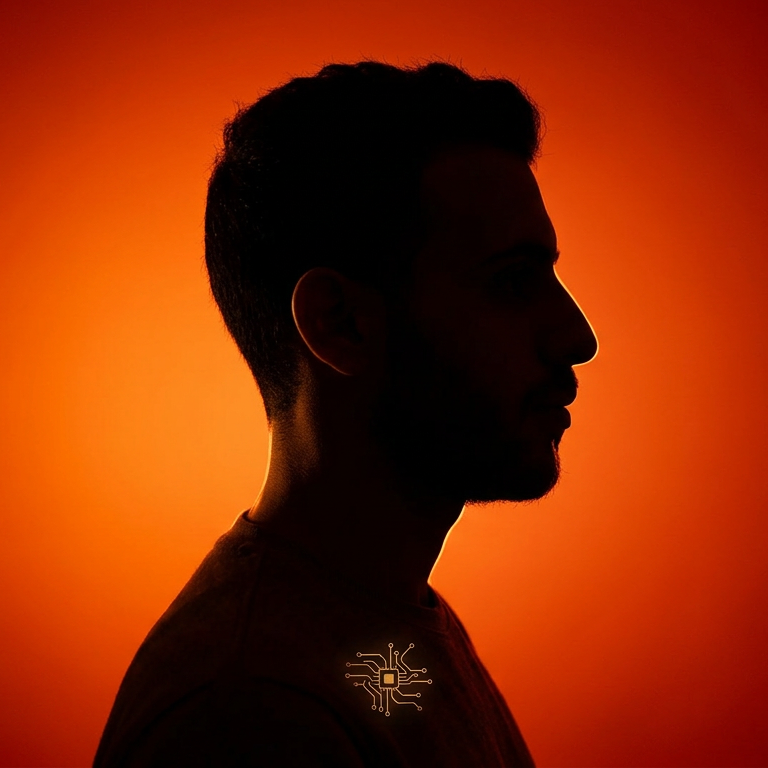
#> input picture media/mustafa-aboalazm.png, 768 x 768 px; its folder holds 5 pictures in this run
$ python build-portrait-assets.py
#> lines starting #> are read from the running program, lines starting #| are printed output that depends on the picture
#!/usr/bin/env python3
"""
build-portrait-assets.py — every size of the portrait, generated from the one original.

The original is media/mustafa-aboalazm.png (768x768, untouched). Nothing on the site may be a
scaled-up copy of a smaller copy: that is how the avatar, the favicons and the app icons ended up
soft and blocky. When the picture changes, replace the original and re-run:

    python3 scripts/build-portrait-assets.py

Needs Pillow (pip install pillow). Output is deterministic.

  public/images/work/portrait-512.png   512  share cards (OG "About" tile, 420px), JSON-LD image/logo
  public/images/work/portrait-256.png   256  favicon, /developer orb, folio avatar, small share-card avatars
  public/images/work/portrait-128.webp  128  header avatar (40px, up to 3x) — ~3 kB instead of a 38 kB PNG
  public/images/work/icon.png           256  legacy path (older caches, the print portfolio); same pixels as portrait-256
  public/icons/app-192.png              192  manifest icon
  public/icons/app-512.png              512  manifest icon (also precached by sw.js)
  public/icons/app-512-maskable.png     512  manifest maskable icon (same file, full-bleed as before)
  public/icons/apple-touch-icon.png     180  iOS home screen
  app/favicon.ico                       16/32/48 tab icon (Next serves it at /favicon.ico); head-focused crop

New file names (not in-place overwrites) are deliberate: /images is cached for a day and the service
worker serves images stale-while-revalidate, so a changed file behind an old URL keeps showing the old
picture for returning visitors.
"""
import io
import struct
from pathlib import Path
from PIL import Image

ROOT = Path(__file__).resolve().parent.parent
SRC = ROOT / "media" / "mustafa-aboalazm.png"

# The tab icon keeps the tighter, head-focused framing the previous favicon.ico used (about 74 % of the
# width, a little above the centre): at 16 px the full frame turns the head into a few dark pixels.
FAVICON_BOX = (92, 54, 660, 622)  # a 568 px square inside the 768 px original
FAVICON_SIZES = (16, 32, 48)


def load() -> Image.Image:
    im = Image.open(SRC)
#> im is the input picture: PIL image 768x768 RGBA; mean R, G, B, A 134.2, 40.2, 3.5, 255
    assert im.size == (768, 768), f"expected the 768x768 original, got {im.size}"
    return im.convert("RGB")  # the original is opaque (alpha is 255 everywhere)


def scaled(im: Image.Image, size: int) -> Image.Image:
#> called with size = 512
    return im if size == im.width else im.resize((size, size), Image.LANCZOS)
#> returned value: PIL image 512x512 RGB


def png(im: Image.Image, size: int, dest: Path) -> None:
    dest.parent.mkdir(parents=True, exist_ok=True)
    scaled(im, size).save(dest, "PNG", optimize=True, compress_level=9)


def ico(im: Image.Image, sizes: tuple, dest: Path) -> None:
    """PNG-compressed .ico: one entry per size, each scaled straight from the same crop of the original."""
#> called with sizes = (16, 32, 48)
    blobs = []
    for s in sizes:
        buf = io.BytesIO()
        scaled(im, s).convert("RGBA").save(buf, "PNG", optimize=True, compress_level=9)
        blobs.append(buf.getvalue())
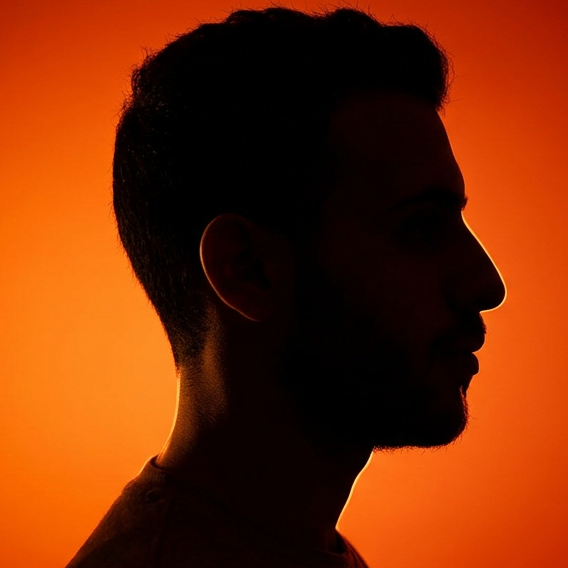
#> im: PIL image 568x568 RGB; mean R, G, B 117.7, 43.2, 5.3
#> after the loop, blobs = 3 items
    offset = 6 + 16 * len(sizes)
    directory = b""
    for s, blob in zip(sizes, blobs):
        directory += struct.pack("<BBBBHHII", s % 256, s % 256, 0, 0, 1, 32, len(blob), offset)
        offset += len(blob)
#> this loop made 3 passes
#> (s, offset) on passes 1 to 3: (16, 748), (32, 2682), (48, 6355)
#> after the loop, offset = 6355
    dest.write_bytes(struct.pack("<HHH", 0, 1, len(sizes)) + directory + b"".join(blobs))


def main() -> None:
    im = load()
    work = ROOT / "public" / "images" / "work"
    icons = ROOT / "public" / "icons"

    png(im, 512, work / "portrait-512.png")
    png(im, 256, work / "portrait-256.png")
    png(im, 256, work / "icon.png")
    scaled(im, 128).save(work / "portrait-128.webp", "WEBP", quality=92, method=6)

    png(im, 192, icons / "app-192.png")
    png(im, 512, icons / "app-512.png")
    png(im, 512, icons / "app-512-maskable.png")
    png(im, 180, icons / "apple-touch-icon.png")

    favicon = ROOT / "app" / "favicon.ico"
    ico(im.crop(FAVICON_BOX), FAVICON_SIZES, favicon)

    for p in sorted([*work.glob("portrait-*"), work / "icon.png", *icons.glob("*.png")]):
        print(f"{p.relative_to(ROOT)}  {Image.open(p).size}  {p.stat().st_size / 1024:.1f} kB")
#> (the run stopped early here; a loop or call above may not have finished)
